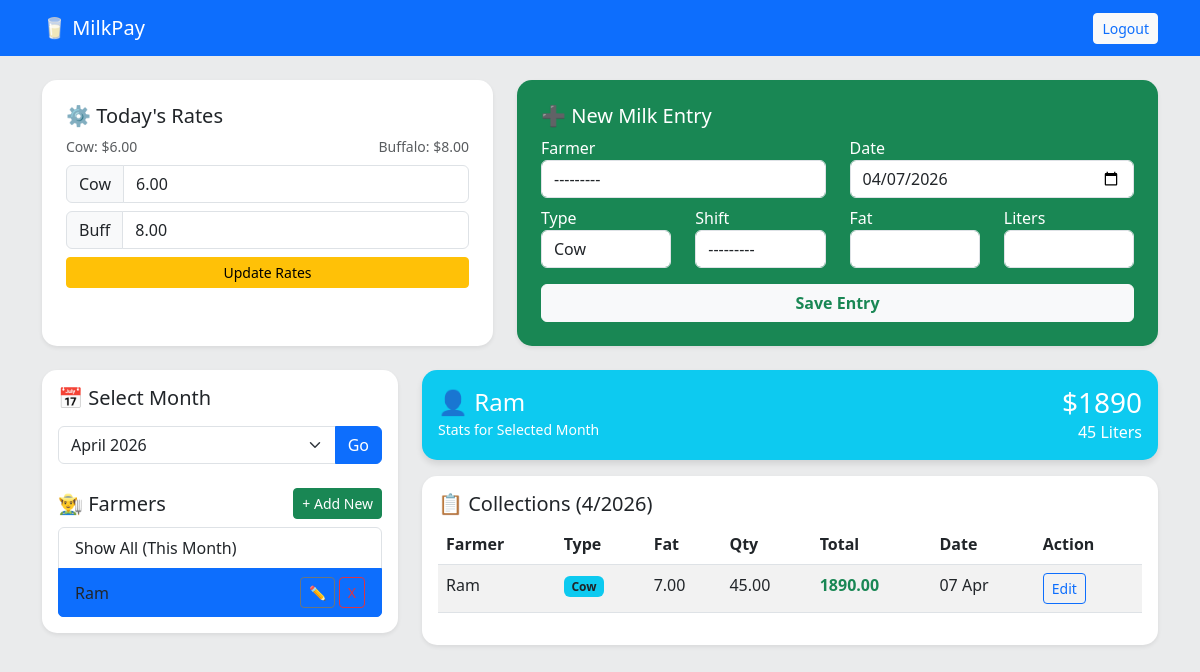
Page /custom-admin/?farmer_id=5&month=4&year=2026 (signed in) on the committed database.
### core/models.py (models this page shows, shortened)
class RateConfig(models.Model):
    price_cow_fat = models.DecimalField(max_digits=5, decimal_places=2, default=6.00, verbose_name="Cow Rate")
    price_buffalo_fat = models.DecimalField(max_digits=5, decimal_places=2, default=8.00, verbose_name="Buffalo Rate")
    updated_at = models.DateTimeField(auto_now=True)

class User(AbstractUser):
    is_farmer = models.BooleanField(default=False)
    is_admin = models.BooleanField(default=False)
    phone = models.CharField(max_length=11, blank=True)
    address = models.TextField(blank=True)

class MilkEntry(models.Model):
    farmer = models.ForeignKey(User, on_delete=models.CASCADE, related_name='entries',limit_choices_to={'is_farmer': True})
    date = models.DateField(default=timezone.now)
    shift = models.CharField(max_length=10, choices=[('Morning', 'Morning'), ('Evening', 'Evening')])
    milk_type = models.CharField(max_length=10, choices=[('Cow', 'Cow'), ('Buffalo', 'Buffalo')], default='Cow')
    fat = models.DecimalField(max_digits=4, decimal_places=2)
    quantity = models.DecimalField(max_digits=5, decimal_places=2) # Liters
    rate_applied = models.DecimalField(max_digits=6, decimal_places=2, blank=True)
    total_amount = models.DecimalField(max_digits=10, decimal_places=2, blank=True)
    created_at = models.DateTimeField(auto_now_add=True)

### core/views.py (the view)
# urls.py: path('custom-admin/', views.admin_dashboard, name='admin_dashboard'),
@login_required
def admin_dashboard(request):
    if not request.user.is_superuser:
        return redirect('dashboard')
    if request.method == 'POST' and 'add_milk' in request.POST:
        form = MilkEntryForm(request.POST)
        if form.is_valid():
            form.save()
            return redirect('admin_dashboard')
    else:
        milk_form = MilkEntryForm()
    current_rate = RateConfig.objects.last()
    if request.method == 'POST' and 'update_rate' in request.POST:
        r_form = RateForm(request.POST)
        if r_form.is_valid():
            r_form.save()
            return redirect('admin_dashboard')
    today = timezone.now().date()
    selected_month = int(request.GET.get('month', today.month))
    selected_year = int(request.GET.get('year', today.year))
    farmer_id = request.GET.get('farmer_id')
    entries = MilkEntry.objects.filter(date__month=selected_month, date__year=selected_year)
    selected_farmer = None
    farmer_stats = None
    if farmer_id:
        selected_farmer = get_object_or_404(User, id=farmer_id, is_farmer=True)
        entries = entries.filter(farmer=selected_farmer)
        total_liters = entries.aggregate(Sum('quantity'))['quantity__sum'] or 0
        total_pay = entries.aggregate(Sum('total_amount'))['total_amount__sum'] or 0
        farmer_stats = {'liters': total_liters, 'pay': total_pay}
    entries = entries.order_by('-date', '-created_at')
    farmers = User.objects.filter(is_farmer=True)
    month_list = []
    curr = today
    for i in range(12):
        month_list.append((curr.month, curr.year, curr.strftime('%B %Y')))
        first = curr.replace(day=1)
        curr = first - datetime.timedelta(days=1)
    context = {
        'milk_form': milk_form,
        'rate_form': RateForm(instance=current_rate),
        'current_rate': current_rate,
        'entries': entries,
        'farmers': farmers,
        'selected_farmer': selected_farmer,
        'farmer_stats': farmer_stats,
        'selected_month': selected_month,
        'selected_year': selected_year,
        'month_list': month_list
    }
    return render(request, 'core/admin_dashboard.html', context)

### core/forms.py (shortened to what this page needs)
class MilkEntryForm(forms.ModelForm):
    class Meta:
        model = MilkEntry
        fields = ['farmer', 'date', 'shift', 'milk_type', 'fat', 'quantity']
        widgets = {
            'farmer': forms.Select(attrs={'class': 'form-control'}),
            'date': forms.DateInput(attrs={'class': 'form-control', 'type': 'date'}),
            'shift': forms.Select(attrs={'class': 'form-control'}),
            'milk_type': forms.Select(attrs={'class': 'form-control'}),
            'fat': forms.NumberInput(attrs={'class': 'form-control', 'step': '0.1'}),
            'quantity': forms.NumberInput(attrs={'class': 'form-control', 'step': '0.1'}),
        }

class RateForm(forms.ModelForm):
    class Meta:
        model = RateConfig
        fields = ['price_cow_fat', 'price_buffalo_fat']
        widgets = {
            'price_cow_fat': forms.NumberInput(attrs={'class': 'form-control', 'placeholder': 'Cow Rate'}),
            'price_buffalo_fat': forms.NumberInput(attrs={'class': 'form-control', 'placeholder': 'Buffalo Rate'}),
        }

### core/templates/core/admin_dashboard.html (shortened to what this page needs)
{% extends 'core/base.html' %}
{% block content %}
<div class="row">
    <div class="col-md-5 mb-4">
        <div class="card p-4 bg-white shadow-sm h-100">
            <h5>⚙️ Today's Rates</h5>
            <div class="d-flex justify-content-between text-muted mb-2">
                <small>Cow: ${{ current_rate.price_cow_fat }}</small>
                <small>Buffalo: ${{ current_rate.price_buffalo_fat }}</small>
            </div>
            <form method="post">
                <div class="input-group mb-2">
                    <span class="input-group-text">Cow</span>
                    {{ rate_form.price_cow_fat }}
                </div>
                <div class="input-group mb-2">
                    <span class="input-group-text">Buff</span>
                    {{ rate_form.price_buffalo_fat }}
                </div>
                <button type="submit" name="update_rate" class="btn btn-warning w-100 btn-sm">Update Rates</button>
            </form>
        </div>
    </div>
    <div class="col-md-7 mb-4">
        <div class="card p-4 bg-success text-white shadow-sm h-100">
            <h5>➕ New Milk Entry</h5>
            <form method="post">
                <div class="row mb-2">
                    <div class="col-md-6">
                        <label>Farmer</label>
                        {{ milk_form.farmer }}
                    </div>
                    <div class="col-md-6">
                        <label>Date</label>
                        {{ milk_form.date }}
                    </div>
                </div>
                <div class="row">
                    <div class="col-6 col-md-3">
                        <label>Type</label>
                        {{ milk_form.milk_type }}
                    </div>
                    <div class="col-6 col-md-3">
                        <label>Shift</label>
                        {{ milk_form.shift }}
                    </div>
                    <div class="col-6 col-md-3">
                        <label>Fat</label>
                        {{ milk_form.fat }}
                    </div>
                    <div class="col-6 col-md-3">
                        <label>Liters</label>
                        {{ milk_form.quantity }}
                    </div>
                </div>
                <button type="submit" name="add_milk" class="btn btn-light text-success w-100 mt-3 fw-bold">Save Entry</button>
            </form>
        </div>
    </div>
</div>
<div class="row">
    <div class="col-md-4">
        <div class="card p-3 shadow-sm mb-3">
            <h5 class="mb-3">📅 Select Month</h5>
            <form method="get" class="mb-4">
                <div class="input-group">
                    <select name="month" class="form-select">
                        {% for m, y, name in month_list %}
                            <option value="{{ m }}" {% if m == selected_month %}selected{% endif %}>
                                {{ name }}
                            </option>
                        {% endfor %}
                    </select>
                    <button type="submit" class="btn btn-primary">Go</button>
                </div>
            </form>
            <div class="d-flex justify-content-between align-items-center mb-2">
                <h5 class="mb-0">👨‍🌾 Farmers</h5>
                <a href="{% url 'register_farmer' %}" class="btn btn-sm btn-success">+ Add New</a>
            </div>
            <div class="list-group">
                <a href="?month={{ selected_month }}&year={{ selected_year }}" class="list-group-item list-group-item-action {% if not selected_farmer %}active{% endif %}">
                    Show All (This Month)
                </a>
                {% for f in farmers %}
                <div class="d-flex w-100 justify-content-between align-items-center list-group-item list-group-item-action {% if selected_farmer.id == f.id %}active{% endif %}">
                    <a href="?farmer_id={{ f.id }}&month={{ selected_month }}&year={{ selected_year }}" class="text-decoration-none text-dark flex-grow-1">
                        {{ f.username }}
                    </a>
                    <div class="d-flex gap-1">
                        <a href="{% url 'edit_farmer' f.id %}" class="btn btn-sm btn-outline-secondary" title="Edit Info">✏️</a>
                        <a href="{% url 'delete_farmer' f.id %}" class="btn btn-sm btn-outline-danger" onclick="return confirm('Delete farmer?');">X</a>
                    </div>
                </div>
                {% endfor %}
            </div>
        </div>
    </div>
    <div class="col-md-8">
        {% if selected_farmer %}
        <div class="card bg-info text-white p-3 mb-3">
            <div class="d-flex justify-content-between align-items-center">
                <div>
                    <h4 class="mb-0">👤 {{ selected_farmer.username }}</h4>
                    <small>Stats for Selected Month</small>
                </div>
                <div class="text-end">
                    <h3 class="mb-0">${{ farmer_stats.pay }}</h3>
                    <span>{{ farmer_stats.liters }} Liters</span>
                </div>
            </div>
        </div>
        {% endif %}
        <div class="card p-3 shadow-sm">
            <h5>📋 Collections ({{ selected_month }}/{{ selected_year }})</h5>
            <div class="table-responsive">
                <table class="table table-striped table-hover">
                    <thead>
                        <tr>
                            <th>Farmer</th>
                            <th>Type</th>
                            <th>Fat</th>
                            <th>Qty</th>
                            <th>Total</th>
                            <th>Date</th>
                            <th>Action</th>
                        </tr>
                    </thead>
                    <tbody>
                        {% for entry in entries %}
                        <tr>
                            <td>{{ entry.farmer.username }}</td>
                            <td>
                                {% if entry.milk_type == 'Cow' %}
                                    <span class="badge bg-info text-dark">Cow</span>
                                {% else %}
                                    <span class="badge bg-dark">Buff</span>
                                {% endif %}
                            </td>
                            <td>{{ entry.fat }}</td>
                            <td>{{ entry.quantity }}</td>
                            <td class="fw-bold text-success">{{ entry.total_amount }}</td>
                            <td>{{ entry.date|date:"d M" }}</td>
                            <td>
                                <a href="{% url 'edit_entry' entry.id %}" class="btn btn-sm btn-outline-primary">Edit</a>
                            </td>
                        </tr>
                        {% empty %}
                        <tr>
                            <td colspan="7" class="text-center text-muted">No records found for this month.</td>
                        </tr>
                        {% endfor %}
                    </tbody>
                </table>
            </div>
        </div>
    </div>
</div>
{% endblock %}

### core/templates/core/base.html (style rules this page uses)
body { background-color: #eaebec; }
.card { border-radius: 15px; border: none; box-shadow: 0 4px 6px rgba(0,0,0,0.1); }

### rows in the picture
RateConfig: price_cow_fat "6.00", price_buffalo_fat "8.00"
User: username "Ram"
MilkEntry: farmer.username "Ram", milk_type "Cow", fat "7.00", quantity "45.00", total_amount "1890.00", date "07 Apr"

### other values in the picture
{{ farmer_stats.pay }} "1890"
{{ farmer_stats.liters }} "45"
{{ selected_month }} "4"
{{ selected_year }} "2026"
form field month "April 2026"
